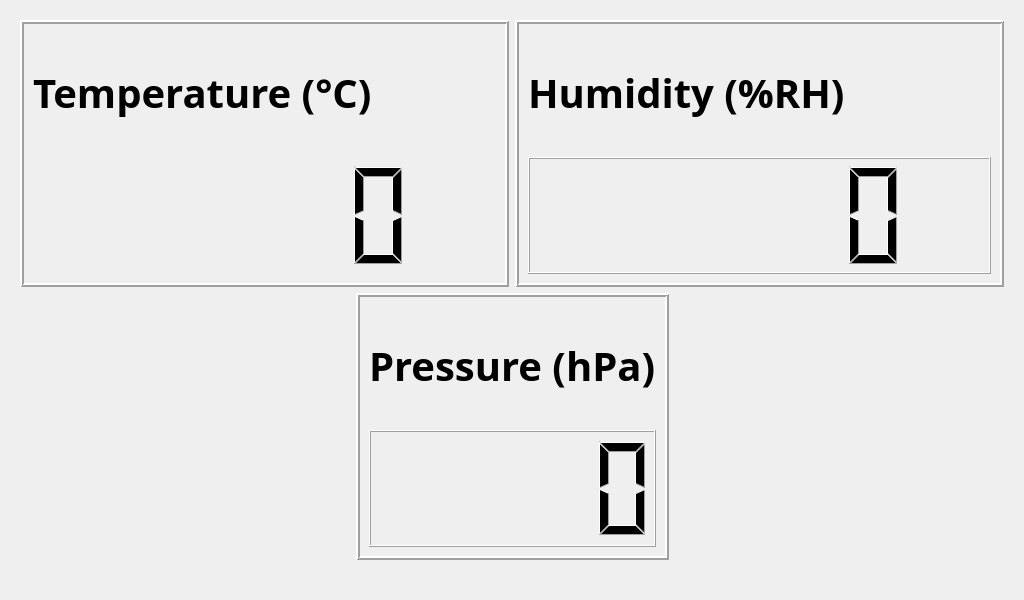
<?xml version="1.0" encoding="UTF-8"?>
<ui version="4.0">
 <class>MainWindow</class>
 <widget class="QMainWindow" name="MainWindow">
  <property name="geometry">
   <rect>
    <x>0</x>
    <y>0</y>
    <width>1024</width>
    <height>600</height>
   </rect>
  </property>
  <property name="sizePolicy">
   <sizepolicy hsizetype="Fixed" vsizetype="Fixed">
    <horstretch>0</horstretch>
    <verstretch>0</verstretch>
   </sizepolicy>
  </property>
  <property name="windowTitle">
   <string>SMLCD-KAI Demo Environmental</string>
  </property>
  <property name="styleSheet">
   <string notr="true">Genetive.qss</string>
  </property>
  <widget class="QWidget" name="centralwidget">
   <layout class="QGridLayout" name="gridLayout">
    <property name="leftMargin">
     <number>20</number>
    </property>
    <property name="topMargin">
     <number>20</number>
    </property>
    <property name="rightMargin">
     <number>20</number>
    </property>
    <property name="bottomMargin">
     <number>40</number>
    </property>
    <item row="0" column="0">
     <layout class="QVBoxLayout" name="verticalLayout">
      <item>
       <layout class="QHBoxLayout" name="horizontalLayout">
        <item>
         <widget class="QFrame" name="verticalFrame_2">
          <property name="frameShape">
           <enum>QFrame::Box</enum>
          </property>
          <property name="frameShadow">
           <enum>QFrame::Raised</enum>
          </property>
          <property name="lineWidth">
           <number>2</number>
          </property>
          <layout class="QVBoxLayout" name="verticalLayout_3">
           <item>
            <widget class="QLabel" name="label">
             <property name="font">
              <font>
               <family>Quicksand</family>
               <pointsize>30</pointsize>
               <weight>75</weight>
               <bold>true</bold>
              </font>
             </property>
             <property name="text">
              <string>Temperature (°C)</string>
             </property>
            </widget>
           </item>
           <item>
            <widget class="QLCDNumber" name="lcd_temperature">
             <property name="frameShape">
              <enum>QFrame::NoFrame</enum>
             </property>
            </widget>
           </item>
          </layout>
         </widget>
        </item>
        <item>
         <widget class="QFrame" name="verticalFrame_3">
          <property name="frameShape">
           <enum>QFrame::Box</enum>
          </property>
          <property name="frameShadow">
           <enum>QFrame::Raised</enum>
          </property>
          <property name="lineWidth">
           <number>2</number>
          </property>
          <layout class="QVBoxLayout" name="verticalLayout_4">
           <item>
            <widget class="QLabel" name="label_2">
             <property name="font">
              <font>
               <family>NotoSerifTamilSlanted ExtraLight</family>
               <pointsize>30</pointsize>
               <weight>75</weight>
               <bold>true</bold>
              </font>
             </property>
             <property name="text">
              <string>Humidity (%RH)</string>
             </property>
            </widget>
           </item>
           <item>
            <widget class="QLCDNumber" name="lcd_humidity"/>
           </item>
          </layout>
         </widget>
        </item>
       </layout>
      </item>
     </layout>
    </item>
    <item row="1" column="0">
     <layout class="QHBoxLayout" name="horizontalLayout_2">
      <item>
       <spacer name="horizontalSpacer">
        <property name="orientation">
         <enum>Qt::Horizontal</enum>
        </property>
        <property name="sizeHint" stdset="0">
         <size>
          <width>40</width>
          <height>20</height>
         </size>
        </property>
       </spacer>
      </item>
      <item>
       <widget class="QFrame" name="verticalFrame_4">
        <property name="frameShape">
         <enum>QFrame::Box</enum>
        </property>
        <property name="frameShadow">
         <enum>QFrame::Raised</enum>
        </property>
        <property name="lineWidth">
         <number>2</number>
        </property>
        <layout class="QVBoxLayout" name="verticalLayout_5">
         <item>
          <widget class="QLabel" name="label_3">
           <property name="font">
            <font>
             <family>Quicksand</family>
             <pointsize>30</pointsize>
             <weight>75</weight>
             <bold>true</bold>
            </font>
           </property>
           <property name="text">
            <string>Pressure (hPa)</string>
           </property>
          </widget>
         </item>
         <item>
          <widget class="QLCDNumber" name="lcd_pressure"/>
         </item>
        </layout>
       </widget>
      </item>
      <item>
       <spacer name="horizontalSpacer_2">
        <property name="orientation">
         <enum>Qt::Horizontal</enum>
        </property>
        <property name="sizeHint" stdset="0">
         <size>
          <width>40</width>
          <height>20</height>
         </size>
        </property>
       </spacer>
      </item>
     </layout>
    </item>
   </layout>
  </widget>
 </widget>
 <resources/>
 <connections/>
</ui>
